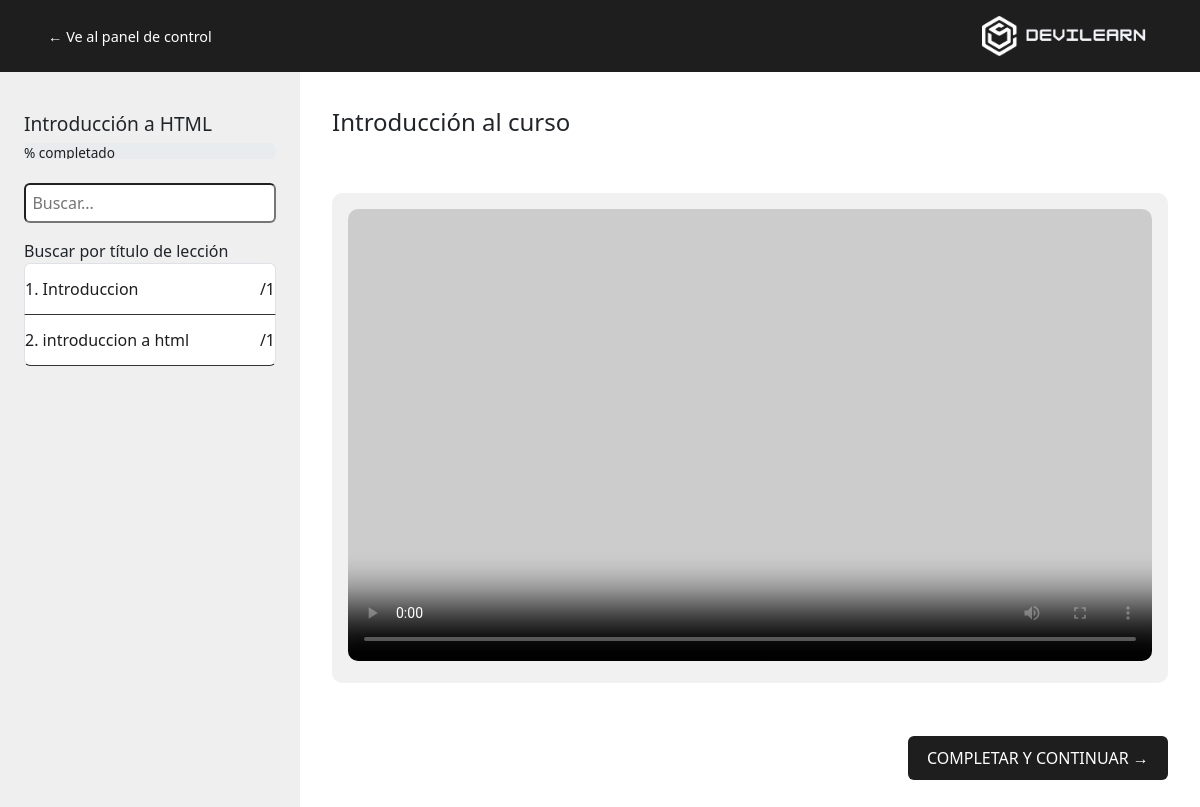
Screenshot of /student/introducción-a-html/lessons/ (signed in) with the database file from the repository.
### apps/courses/models/course.py (models this page shows, shortened)
class Course(models.Model):
    owner = models.ForeignKey(
        settings.AUTH_USER_MODEL, on_delete=models.CASCADE, related_name='owned_courses')
    title = models.CharField(max_length=200)
    slug = models.SlugField(unique=True)
    overview = models.TextField()
    created_at = models.DateField(auto_now_add=True)
    categories = models.ManyToManyField(
        Category, through='CourseCategory', related_name='courses')
    image = models.URLField()
    level = models.CharField(max_length=50)
    rating = models.FloatField(default=0.0)
    duration = models.FloatField(default=0.0)
    class Meta:
        ordering = ['-created_at']

### apps/courses/models/module.py (models this page shows, shortened)
class Module(models.Model):
    course = models.ForeignKey(
        Course, on_delete=models.CASCADE, related_name='modules')
    title = models.CharField(max_length=200)
    description = models.TextField(blank=True)
    order = OrderField(blank=True, for_fields=['course'])

### apps/courses/views/student.py (the view)
@login_required
def course_lessons(request, slug, content_id=None):
    course = get_object_or_404(Course, slug=slug)
    course_title = course.title
    modules = course.modules.prefetch_related('contents').order_by('order')
    Enrollment.objects.get_or_create(user=request.user, course=course)
    all_contents = [c for m in modules for c in m.contents.all()]
    total_contents = len(all_contents)
    completed = CompletedContent.objects.filter(
        user=request.user, content__in=all_contents).values_list('content_id', flat=True)
    for module in modules:
        module.completed_count = module.contents.filter(
            id__in=completed).count()
        module.total_count = module.contents.count()
    current_content = None
    if content_id:
        current_content = get_object_or_404(
            Content, id=content_id, module__course=course)
    progress = (len(completed) / total_contents * 100) if total_contents else 0
    Progress.objects.update_or_create(
        user=request.user,
        course=course,
        defaults={'progress': progress}
    )
    return render(request, 'courses/course_lessons.html',
                  {
                      'course_title': course_title,
                      'modules': modules,
                      'course': course,
                      'completed_ids': set(completed),
                      'current_content': current_content,
                      'progress': int(progress)
                  })

### apps/profiles/context_processors.py (called while the page is built)
def profile_picture(request):
    if request.user.is_authenticated and hasattr(request.user, 'profile'):
        photo = request.user.profile.photo
    else:
        photo = None
    return {
        'profile_picture': photo.url if photo else "https://static.vecteezy.com/system/resources/previews/009/292/244/non_2x/default-avatar-icon-of-social-media-user-vector.jpg"
    }

### templates/courses/course_lessons.html (shortened to what this page needs)
{% extends "includes/base.html" %}
{% load static %}
{% block custom_styles %}
    <link rel="stylesheet" href="{% static 'css/lessons.css' %}">
{% endblock  %}
{% block content %}
    <header class="topbar">
        <div class="acciones">
            <div class="back-link"> <button class="discusiones">← Ve al panel de control</button></div>
        </div>
        <div class="logo"><img src="{% static 'images/devilearn.png' %}" alt="Logo devilearn"></div>
    </header>
    <div class="layout">
        <aside class="sidebar">
            <h1 class="course-title">{{ course_title }}</h1>
            <p class="progress">{{ course_progress }}% completado</p>
            <input class="lesson-search" placeholder="Buscar...">
            <option>Buscar por título de lección</option>
            <div class="accordion">
                {% for module in modules %}
                    <div class="accordion-item">
                        <button class="accordion-header">{{ forloop.counter }}. {{ module.title }} <span>{{module.complete_lessons}}/{{module.contents.count}}</span></button>
                    </div>
                {% endfor %}
            </div>
        </aside>
        <main class="main-content">
            <div class="content-header">Introducción al curso</div>
            <div class="video-wrapper">
                <video controls
                    poster="https://placehold.co/800x450?text=Este+curso+est%C3%A1+en+proceso+de+construcci%C3%B3n">
                    <source src="video-demo.mp4" type="video/mp4">
                </video>
            </div>
            <div class="bottom-bar">
                <button class="btn-complete">COMPLETAR Y CONTINUAR →</button>
            </div>
        </main>
    </div>
{% endblock %}

### static/css/lessons.css (style rules this page uses)
* { box-sizing: border-box; margin: 0; padding: 0; }
body { font-family: 'Segoe UI', sans-serif; }
.topbar { display: flex; justify-content: space-between; align-items: center; padding: 1rem 2rem; background-color: #1e1e1e; }
.topbar .logo { font-weight: bold; font-size: 1.3rem; text-align: right; }
.topbar .logo img { width: 40%; }
.topbar .acciones button { background: transparent; border: none; color: white; margin-left: 1rem; font-size: 0.9rem; cursor: pointer; }
.layout { display: flex; min-height: calc(100vh - 60px); }
aside.sidebar { background: #efefef; width: 300px; padding: 1.5rem; overflow-y: auto; }
.course-title { font-size: 1.2rem; margin: 1rem 0 0.5rem; }
.progress { font-size: 0.85rem; color: #1e1e1e; margin-bottom: 1.5rem; }
.lesson-search { width: 100%; margin-bottom: 1rem; padding: 0.4rem; border-radius: 6px; }
.accordion-item { border-bottom: 1px solid #333; }
.accordion-header { width: 100%; background: none; border: none; color: #1e1e1e; padding: 0.8rem 0; text-align: left; font-weight: 500; cursor: pointer; display: flex; justify-content: space-between; }
.main-content { flex: 1; padding: 2rem; display: flex; flex-direction: column; justify-content: space-between; }
.content-header { font-size: 1.5rem; margin-bottom: 1rem; }
.video-wrapper { flex-grow: 0; background: #f1f1f1; padding: 1rem; border-radius: 10px; }
video { width: 100%; border-radius: 10px; }
.bottom-bar { margin-top: 1rem; display: flex; justify-content: flex-end; }
.btn-complete { background: #1e1e1e; color: rgb(255, 255, 255); border: none; padding: 0.6rem 1.2rem; border-radius: 6px; cursor: pointer; }

### rows the page displays
Course: title "Introducción a HTML"
Module: title "Introduccion", contents.count "1"
Module: title "introduccion a html", contents.count "1"
